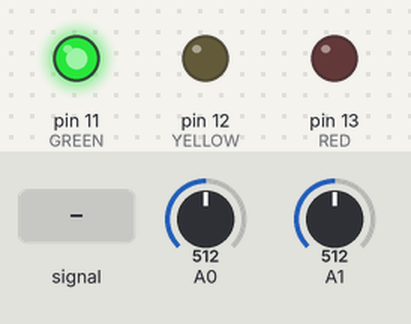
Bench run of a sketch on a simulated Arduino Uno, built with avr-gcc and run on an emulated ATmega328P. Shown: output pins drawn as LEDs (lit = HIGH). Inputs (shaded band) come from the test bench; at power-on: A1 = 512, A0 = 512.

Above: at 1.2 s.
1.3 s: A1 set to 615
3.3 s: A1 set to 626
6.3 s: A0 set to 509
At 7.15 s:
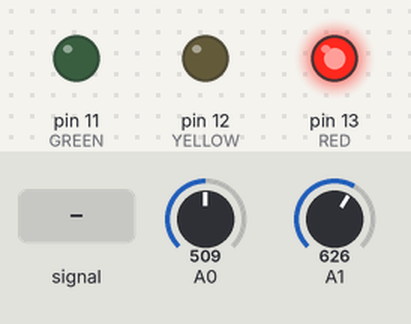
9.3 s: A1 fed a 1000 Hz sine of ±255 counts around its level
12.3 s: A1 set to 716
13.8 s: A0 fed a 200 Hz sine of ±255 counts around its level
At 13.97 s:
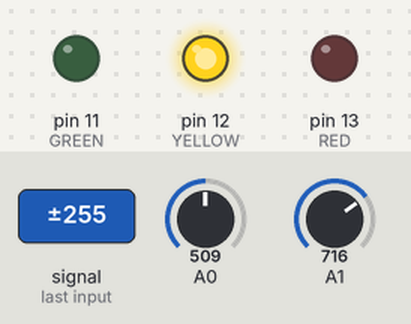
Timing chart, 0 to 16.7 s (numbered marks = the images above; inputs shaded):
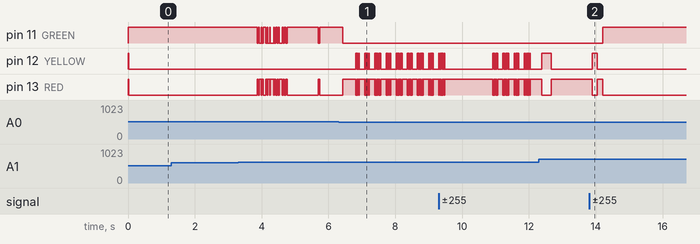

Measured:
- the behaviour switches between 510 and 509 on A0 (found by bisection; images 0 and 1)
- after the input at 1.3 s, every drawn part: stays the same
- after the input at 6.3 s, pin 12 (YELLOW): LOW → HIGH after 0.52 s, then repeats every 0.64 s: 2 × (LOW 0.02 s, HIGH 0.02 s), LOW 0.16 s, 3 × (HIGH 0.02 s, LOW 0.02 s), HIGH 0.02 s, LOW 0.16 s, 2 × (HIGH 0.02 s, LOW 0.02 s), HIGH 0.02 s
- after the input at 13.8 s, pin 11 (GREEN): LOW → HIGH after 0.40 s; pin 12 (YELLOW): LOW → HIGH after 0.10 s, → LOW 0.14 s later; pin 13 (RED): HIGH → LOW after 0.10 s, → HIGH 0.14 s later, → LOW 0.16 s later

The sketch:

ClassroomNoiseMonitor1_0.ino
```cpp
//adding test name here
//Testing 2
//test haiyang

int counterHistory;
int historyArray[25];
int historySum;
const int sampleWindow = 20; // Sample window width in mS (50 mS = 20Hz)
float sample;
float sample2;
unsigned int counter;
unsigned int counter2;
float tmean;
float smean;
float tsize;
float ssize;
float trms = 0;
float srms = 0;
float teachavgvoltarray[24];
float studentavgvolt;
float snr;
int counter3 = 0;
float tavgsum = 0;
void setup()
{
  Serial.begin(9600);
  pinMode(11, OUTPUT); //GREEN
  pinMode(12, OUTPUT); //YELLOW
  pinMode(13, OUTPUT); //RED
  digitalWrite(11, HIGH);
  digitalWrite(12, HIGH);
  digitalWrite(13, HIGH);
  analogReference(DEFAULT);
}
void loop()
{
  float tnoise[80];
  float snoise[80];
  int counter = 0;
  int counter2 = 0;
  float summation = 0;
  float summation2 = 0;
  unsigned long startMillis = millis(); // Start of sample window
  // collect data for 20 ms
  while (millis() - startMillis < sampleWindow)
  {
    if (counter < ssize) // toss out spurious readings
    {
      sample = analogRead(0); //sample from the teacher mic
      if (abs(sample * 5 / 1024) > .001)//ignore silent samples
      {
        tnoise[counter2] = abs((sample * 5) / 1024 - 1.65); //convert teachmic info to voltage
        counter2++;
      }
      sample2 = analogRead(1); //sample from the student mic
      snoise[counter] = abs((sample2 * 5) / 1024 - 1.65); //convert stumic info to voltage
      summation2 = summation2 + snoise[counter] * tnoise[counter];//calculate student rms
      summation = summation + tnoise[counter] * tnoise[counter]; //calculate teacher rms
      counter++;
    }
  }
  int n = 0;
  tsize = counter2;
  ssize = sizeof(snoise) / sizeof(float);
  trms = summation / tsize;
  srms = summation2 / ssize;
  snr = 20 * log10(trms / srms);
  //history buffer
  if (snr > 6)
  {
    historyArray[counterHistory] = 0;
  }
  else if ((snr <= 6) && (snr >= -2))
  {
    historyArray[counterHistory] = 1;
  }
  else if (20 * log10(studentavgvolt / .00002)>95)
  {
    historyArray[counterHistory] = 2;
  }
  else
  {
    historyArray[counterHistory] = 2;
  }
  //increment history counter
  counterHistory++;
  //reset history counter to front
  if (counterHistory > 24)
  {
    counterHistory = 0;
  }
  historySum = 0;
  for (int j = 0; j < 25; j++)
  {
    historySum += historyArray[j];
  }
  //LED activation
  if (historySum <= 30)
  {
    digitalWrite(11, HIGH);
    digitalWrite(12, LOW);
    digitalWrite(13, LOW);
  }
  else if ((historySum > 38) && (historySum <= 45))
  {
    digitalWrite(11, LOW);
    digitalWrite(12, HIGH);
    digitalWrite(13, LOW);
  }
  else
  {
    digitalWrite(11, LOW);
    digitalWrite(12, LOW);
    digitalWrite(13, HIGH);
  }
}
```
